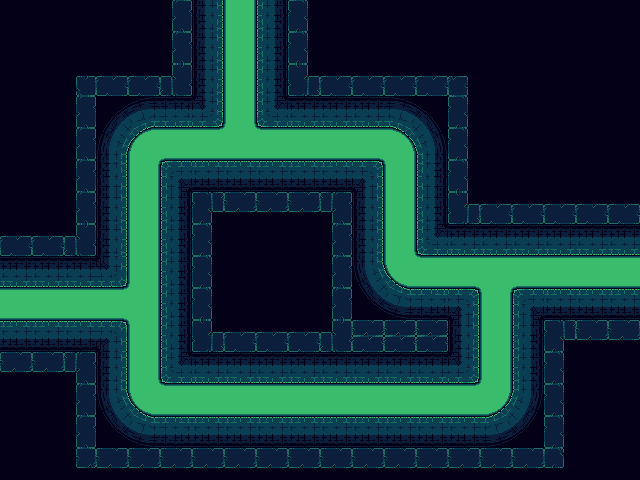

This game map was drawn from its Tiled (.tmx) file and the tilesets committed beside it. A one-line description and the full map source follow:
An orthogonal 20x15 tile map with 32x32 px tiles, 1 tile layer (Tile Layer 1).

<map version="1.2" tiledversion="1.3.4" orientation="orthogonal" renderorder="right-down" width="20" height="15" tilewidth="32" tileheight="32" infinite="0" nextlayerid="2" nextobjectid="1">
 <tileset firstgid="1" source="sewers_mockup.tsx" />
 <layer id="1" name="Tile Layer 1" width="20" height="15">
  <data encoding="csv">
1,1,1,1,1,2,21,22,23,3,1,1,1,1,1,1,1,1,1,1,
1,1,1,1,1,2,21,22,23,3,1,1,1,1,1,1,1,1,1,1,
1,1,5,4,4,28,21,22,23,27,4,4,4,4,6,1,1,1,1,1,
1,1,2,105,106,107,151,152,153,41,41,102,103,104,3,1,1,1,1,1,
1,1,2,125,126,127,171,172,173,61,61,122,123,124,3,1,1,1,1,1,
1,1,2,145,146,147,81,81,81,81,81,142,143,144,3,1,1,1,1,1,
1,1,2,21,22,23,7,24,24,24,8,21,22,23,27,4,4,4,4,4,
4,4,28,21,22,23,3,1,1,1,2,45,46,47,41,41,41,41,41,41,
41,41,41,94,95,23,3,1,1,1,2,65,66,67,51,52,53,61,61,61,
61,61,61,114,115,23,3,1,1,1,2,85,86,87,71,72,73,81,81,81,
81,81,81,134,135,23,27,4,4,4,28,68,68,68,21,22,23,7,24,24,
24,24,8,45,46,47,41,41,41,41,41,41,41,41,42,43,44,3,1,1,
1,1,2,65,66,67,61,61,61,61,61,61,61,61,62,63,64,3,1,1,
1,1,2,85,86,87,81,81,81,81,81,81,81,81,82,83,84,3,1,1,
1,1,25,24,24,24,24,24,24,24,24,24,24,24,24,24,24,26,1,1
</data>
 </layer>
</map>